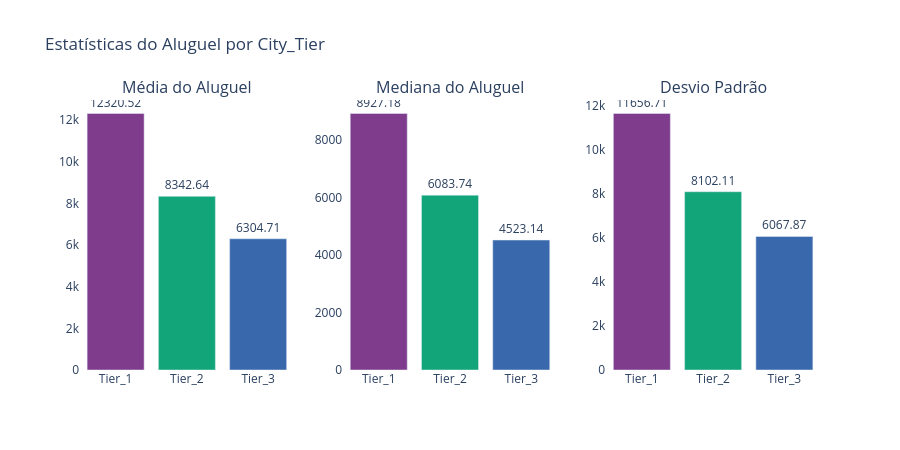

Here is the notebook cell this chart was saved with:
### Markdown cell above
## 5. Estatísticas resumidas — Média, Mediana e Desvio Padrão

### Code cell
stats = df.groupby('City_Tier')['Rent'].agg(
    Media='mean', Mediana='median', Desvio_Padrao='std',
    Q1=lambda x: x.quantile(0.25),
    Q3=lambda x: x.quantile(0.75)
).reset_index().round(2)

fig = make_subplots(rows=1, cols=3,
    subplot_titles=['Média do Aluguel', 'Mediana do Aluguel', 'Desvio Padrão'])

colors = px.colors.qualitative.Bold[:3]

for i, (col, titulo) in enumerate(zip(['Media', 'Mediana', 'Desvio_Padrao'], ['Média', 'Mediana', 'Desvio Padrão']), 1):
    fig.add_trace(
        go.Bar(x=stats['City_Tier'], y=stats[col],
               marker_color=colors,
               text=stats[col], textposition='outside',
               showlegend=False),
        row=1, col=i
    )

fig.update_layout(title='Estatísticas do Aluguel por City_Tier', plot_bgcolor='white', height=450)
fig.show()
print(stats.to_string(index=False))

#Calcula média, mediana, desvio padrão, Q1 e Q3 por tier, e plota os três primeiros lado a lado em barras.
#Se a média for bem maior que a mediana, significa que outliers de alto valor estão puxando a média para cima — o que distorceria conclusões se usássemos só a média. 
# O desvio padrão alto em todos os tiers indica que "nível da cidade" sozinho não explica toda a variação do aluguel.

### Figure 1 — Plotly figure (JSON) as saved in the notebook; plotly's stock layout.template omitted (floating-point values rounded to 4 significant figures)
{"data": [{"marker": {"color": ["rgb(127, 60, 141)", "rgb(17, 165, 121)", "rgb(57, 105, 172)"]}, "showlegend": false, "text": [12320.0, 8343.0, 6305.0], "textposition": "outside", "type": "bar", "x": ["Tier_1", "Tier_2", "Tier_3"], "xaxis": "x", "y": [12320.0, 8343.0, 6305.0], "yaxis": "y"}, {"marker": {"color": ["rgb(127, 60, 141)", "rgb(17, 165, 121)", "rgb(57, 105, 172)"]}, "showlegend": false, "text": [8927.0, 6084.0, 4523.0], "textposition": "outside", "type": "bar", "x": ["Tier_1", "Tier_2", "Tier_3"], "xaxis": "x2", "y": [8927.0, 6084.0, 4523.0], "yaxis": "y2"}, {"marker": {"color": ["rgb(127, 60, 141)", "rgb(17, 165, 121)", "rgb(57, 105, 172)"]}, "showlegend": false, "text": [11660.0, 8102.0, 6068.0], "textposition": "outside", "type": "bar", "x": ["Tier_1", "Tier_2", "Tier_3"], "xaxis": "x3", "y": [11660.0, 8102.0, 6068.0], "yaxis": "y3"}], "layout": {"annotations": [{"font": {"size": 16}, "showarrow": false, "text": "Média do Aluguel", "x": 0.1444, "xanchor": "center", "xref": "paper", "y": 1, "yanchor": "bottom", "yref": "paper"}, {"font": {"size": 16}, "showarrow": false, "text": "Mediana do Aluguel", "x": 0.5, "xanchor": "center", "xref": "paper", "y": 1, "yanchor": "bottom", "yref": "paper"}, {"font": {"size": 16}, "showarrow": false, "text": "Desvio Padrão", "x": 0.8556, "xanchor": "center", "xref": "paper", "y": 1, "yanchor": "bottom", "yref": "paper"}], "height": 450, "plot_bgcolor": "white", "title": {"text": "Estatísticas do Aluguel por City_Tier"}, "xaxis": {"anchor": "y", "domain": [0, 0.2889]}, "xaxis2": {"anchor": "y2", "domain": [0.3556, 0.6444]}, "xaxis3": {"anchor": "y3", "domain": [0.7111, 1]}, "yaxis": {"anchor": "x", "domain": [0, 1]}, "yaxis2": {"anchor": "x2", "domain": [0, 1]}, "yaxis3": {"anchor": "x3", "domain": [0, 1]}}}
